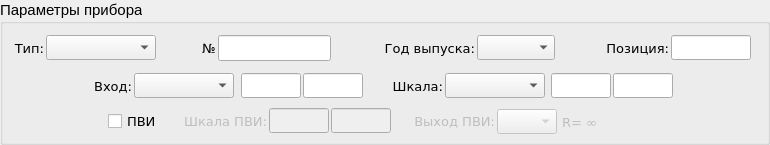
     <widget class="QGroupBox" name="groupBox_parametrs">
      <property name="geometry">
       <rect>
        <x>11</x>
        <y>81</y>
        <width>770</width>
        <height>145</height>
       </rect>
      </property>
      <property name="font">
       <font>
        <family>Segoe UI</family>
        <pointsize>11</pointsize>
        <weight>50</weight>
        <bold>false</bold>
       </font>
      </property>
      <property name="title">
       <string>Параметры прибора</string>
      </property>
      <widget class="QLabel" name="label_parametr_number">
       <property name="geometry">
        <rect>
         <x>200</x>
         <y>40</y>
         <width>16</width>
         <height>16</height>
        </rect>
       </property>
       <property name="font">
        <font>
         <family>DejaVu Sans</family>
         <pointsize>10</pointsize>
         <weight>50</weight>
         <bold>false</bold>
        </font>
       </property>
       <property name="text">
        <string>№</string>
       </property>
       <property name="alignment">
        <set>Qt::AlignRight|Qt::AlignTrailing|Qt::AlignVCenter</set>
       </property>
      </widget>
      <widget class="QLabel" name="label_in_signal">
       <property name="geometry">
        <rect>
         <x>82</x>
         <y>78</y>
         <width>50</width>
         <height>16</height>
        </rect>
       </property>
       <property name="font">
        <font>
         <family>DejaVu Sans</family>
         <pointsize>10</pointsize>
         <weight>50</weight>
         <bold>false</bold>
        </font>
       </property>
       <property name="text">
        <string>Вход:</string>
       </property>
       <property name="alignment">
        <set>Qt::AlignRight|Qt::AlignTrailing|Qt::AlignVCenter</set>
       </property>
       <property name="buddy">
        <cstring>comboBox_in_signal_type</cstring>
       </property>
      </widget>
      <widget class="QComboBox" name="comboBox_in_signal_type">
       <property name="geometry">
        <rect>
         <x>134</x>
         <y>73</y>
         <width>100</width>
         <height>25</height>
        </rect>
       </property>
       <property name="font">
        <font>
         <family>Segoe UI</family>
         <pointsize>11</pointsize>
         <weight>50</weight>
         <bold>false</bold>
        </font>
       </property>
       <property name="editable">
        <bool>false</bool>
       </property>
       <property name="insertPolicy">
        <enum>QComboBox::InsertAtBottom</enum>
       </property>
       <property name="sizeAdjustPolicy">
        <enum>QComboBox::AdjustToContentsOnFirstShow</enum>
       </property>
       <property name="duplicatesEnabled">
        <bool>false</bool>
       </property>
       <item>
        <property name="text">
         <string/>
        </property>
       </item>
       <item>
        <property name="text">
         <string>ТП-ХК</string>
        </property>
       </item>
       <item>
        <property name="text">
         <string>ТП-ХА</string>
        </property>
       </item>
       <item>
        <property name="text">
         <string>0-5 мА</string>
        </property>
       </item>
       <item>
        <property name="text">
         <string>0-20 мА</string>
        </property>
       </item>
       <item>
        <property name="text">
         <string>4-20 мА</string>
        </property>
       </item>
       <item>
        <property name="text">
         <string>ТСМ-50М</string>
        </property>
       </item>
       <item>
        <property name="text">
         <string>ТСМ-100М</string>
        </property>
       </item>
       <item>
        <property name="text">
         <string>ТСМ-50П</string>
        </property>
       </item>
       <item>
        <property name="text">
         <string>ТСМ-100П</string>
        </property>
       </item>
      </widget>
      <widget class="QLabel" name="label_out_signal">
       <property name="geometry">
        <rect>
         <x>393</x>
         <y>78</y>
         <width>50</width>
         <height>16</height>
        </rect>
       </property>
       <property name="font">
        <font>
         <family>DejaVu Sans</family>
         <pointsize>10</pointsize>
         <weight>50</weight>
         <bold>false</bold>
        </font>
       </property>
       <property name="text">
        <string>Шкала:</string>
       </property>
       <property name="alignment">
        <set>Qt::AlignRight|Qt::AlignTrailing|Qt::AlignVCenter</set>
       </property>
       <property name="buddy">
        <cstring>comboBox_out_signal_type</cstring>
       </property>
      </widget>
      <widget class="QComboBox" name="comboBox_parametr_year">
       <property name="geometry">
        <rect>
         <x>477</x>
         <y>35</y>
         <width>78</width>
         <height>25</height>
        </rect>
       </property>
       <property name="font">
        <font>
         <family>Segoe UI</family>
         <pointsize>11</pointsize>
         <weight>50</weight>
         <bold>false</bold>
        </font>
       </property>
       <property name="currentIndex">
        <number>0</number>
       </property>
       <item>
        <property name="text">
         <string/>
        </property>
       </item>
       <item>
        <property name="text">
         <string>2006</string>
        </property>
       </item>
       <item>
        <property name="text">
         <string>2007</string>
        </property>
       </item>
       <item>
        <property name="text">
         <string>2008</string>
        </property>
       </item>
       <item>
        <property name="text">
         <string>2009</string>
        </property>
       </item>
       <item>
        <property name="text">
         <string>2010</string>
        </property>
       </item>
       <item>
        <property name="text">
         <string>2011</string>
        </property>
       </item>
       <item>
        <property name="text">
         <string>2012</string>
        </property>
       </item>
       <item>
        <property name="text">
         <string>2013</string>
        </property>
       </item>
       <item>
        <property name="text">
         <string>2014</string>
        </property>
       </item>
       <item>
        <property name="text">
         <string>2015</string>
        </property>
       </item>
       <item>
        <property name="text">
         <string>2016</string>
        </property>
       </item>
       <item>
        <property name="text">
         <string>2017</string>
        </property>
       </item>
       <item>
        <property name="text">
         <string>2018</string>
        </property>
       </item>
       <item>
        <property name="text">
         <string>2019</string>
        </property>
       </item>
       <item>
        <property name="text">
         <string>2020</string>
        </property>
       </item>
       <item>
        <property name="text">
         <string>2021</string>
        </property>
       </item>
       <item>
        <property name="text">
         <string>2022</string>
        </property>
       </item>
      </widget>
      <widget class="QLabel" name="label_parametr_year">
       <property name="geometry">
        <rect>
         <x>384</x>
         <y>40</y>
         <width>91</width>
         <height>16</height>
        </rect>
       </property>
       <property name="font">
        <font>
         <family>DejaVu Sans</family>
         <pointsize>10</pointsize>
         <weight>50</weight>
         <bold>false</bold>
        </font>
       </property>
       <property name="text">
        <string>Год выпуска:</string>
       </property>
       <property name="alignment">
        <set>Qt::AlignRight|Qt::AlignTrailing|Qt::AlignVCenter</set>
       </property>
       <property name="buddy">
        <cstring>comboBox_parametr_year</cstring>
       </property>
      </widget>
      <widget class="QComboBox" name="comboBox_parametr_type">
       <property name="geometry">
        <rect>
         <x>46</x>
         <y>35</y>
         <width>110</width>
         <height>25</height>
        </rect>
       </property>
       <property name="maximumSize">
        <size>
         <width>110</width>
         <height>16777215</height>
        </size>
       </property>
       <property name="font">
        <font>
         <family>Segoe UI</family>
         <pointsize>11</pointsize>
         <weight>50</weight>
         <bold>false</bold>
         <stylestrategy>PreferAntialias</stylestrategy>
        </font>
       </property>
       <property name="acceptDrops">
        <bool>false</bool>
       </property>
       <property name="currentIndex">
        <number>0</number>
       </property>
       <item>
        <property name="text">
         <string/>
        </property>
       </item>
       <item>
        <property name="text">
         <string>ИРТ 5920Н</string>
        </property>
       </item>
       <item>
        <property name="text">
         <string>ИРТ 5940М</string>
        </property>
       </item>
      </widget>
      <widget class="QComboBox" name="comboBox_out_signal_type">
       <property name="geometry">
        <rect>
         <x>445</x>
         <y>73</y>
         <width>100</width>
         <height>25</height>
        </rect>
       </property>
       <property name="font">
        <font>
         <family>Segoe UI</family>
         <pointsize>11</pointsize>
         <weight>50</weight>
         <bold>false</bold>
        </font>
       </property>
       <property name="editable">
        <bool>false</bool>
       </property>
       <property name="sizeAdjustPolicy">
        <enum>QComboBox::AdjustToContentsOnFirstShow</enum>
       </property>
      </widget>
      <widget class="QLabel" name="label_parametr_type">
       <property name="geometry">
        <rect>
         <x>13</x>
         <y>40</y>
         <width>31</width>
         <height>16</height>
        </rect>
       </property>
       <property name="font">
        <font>
         <family>DejaVu Sans</family>
         <pointsize>10</pointsize>
         <weight>50</weight>
         <bold>false</bold>
        </font>
       </property>
       <property name="text">
        <string>Тип:</string>
       </property>
       <property name="alignment">
        <set>Qt::AlignRight|Qt::AlignTrailing|Qt::AlignVCenter</set>
       </property>
       <property name="buddy">
        <cstring>comboBox_parametr_type</cstring>
       </property>
      </widget>
      <widget class="QLabel" name="label_parametr_position">
       <property name="geometry">
        <rect>
         <x>599</x>
         <y>40</y>
         <width>70</width>
         <height>16</height>
        </rect>
       </property>
       <property name="font">
        <font>
         <family>DejaVu Sans</family>
         <pointsize>10</pointsize>
         <weight>50</weight>
         <bold>false</bold>
        </font>
       </property>
       <property name="text">
        <string>Позиция:</string>
       </property>
       <property name="alignment">
        <set>Qt::AlignRight|Qt::AlignTrailing|Qt::AlignVCenter</set>
       </property>
       <property name="buddy">
        <cstring>comboBox_parametr_year</cstring>
       </property>
      </widget>
      <widget class="QCheckBox" name="checkBox_pvi">
       <property name="enabled">
        <bool>true</bool>
       </property>
       <property name="geometry">
        <rect>
         <x>108</x>
         <y>109</y>
         <width>60</width>
         <height>25</height>
        </rect>
       </property>
       <property name="font">
        <font>
         <family>DejaVu Sans</family>
         <pointsize>10</pointsize>
         <weight>50</weight>
         <bold>false</bold>
        </font>
       </property>
       <property name="toolTip">
        <string>Наличие ПВИ</string>
       </property>
       <property name="text">
        <string>ПВИ</string>
       </property>
       <property name="iconSize">
        <size>
         <width>16</width>
         <height>16</height>
        </size>
       </property>
       <property name="checkable">
        <bool>true</bool>
       </property>
       <property name="checked">
        <bool>false</bool>
       </property>
      </widget>
      <widget class="QLineEdit" name="lineEdit_in_start_value">
       <property name="enabled">
        <bool>true</bool>
       </property>
       <property name="geometry">
        <rect>
         <x>241</x>
         <y>73</y>
         <width>60</width>
         <height>25</height>
        </rect>
       </property>
       <property name="font">
        <font>
         <family>Segoe UI</family>
         <pointsize>11</pointsize>
         <weight>50</weight>
         <bold>false</bold>
        </font>
       </property>
       <property name="inputMethodHints">
        <set>Qt::ImhNone</set>
       </property>
       <property name="text">
        <string/>
       </property>
       <property name="maxLength">
        <number>6</number>
       </property>
       <property name="readOnly">
        <bool>false</bool>
       </property>
      </widget>
      <widget class="QLineEdit" name="lineEdit_in_end_value">
       <property name="enabled">
        <bool>true</bool>
       </property>
       <property name="geometry">
        <rect>
         <x>303</x>
         <y>73</y>
         <width>60</width>
         <height>25</height>
        </rect>
       </property>
       <property name="font">
        <font>
         <family>Segoe UI</family>
         <pointsize>11</pointsize>
         <weight>50</weight>
         <bold>false</bold>
        </font>
       </property>
       <property name="inputMethodHints">
        <set>Qt::ImhNone</set>
       </property>
       <property name="text">
        <string/>
       </property>
       <property name="maxLength">
        <number>6</number>
       </property>
       <property name="readOnly">
        <bool>false</bool>
       </property>
      </widget>
      <widget class="QLineEdit" name="lineEdit_out_start_value">
       <property name="enabled">
        <bool>true</bool>
       </property>
       <property name="geometry">
        <rect>
         <x>551</x>
         <y>73</y>
         <width>60</width>
         <height>25</height>
        </rect>
       </property>
       <property name="font">
        <font>
         <family>Segoe UI</family>
         <pointsize>11</pointsize>
         <weight>50</weight>
         <bold>false</bold>
        </font>
       </property>
       <property name="toolTip">
        <string>&lt;html&gt;&lt;head/&gt;&lt;body&gt;&lt;p&gt;Начало шкалы как в приборе - с количеством знаков после запятой.&lt;/p&gt;&lt;p&gt;Например, если 2 знака после запятой, то ввести 0,00.&lt;/p&gt;&lt;/body&gt;&lt;/html&gt;</string>
       </property>
       <property name="inputMethodHints">
        <set>Qt::ImhNone</set>
       </property>
       <property name="text">
        <string/>
       </property>
       <property name="maxLength">
        <number>6</number>
       </property>
       <property name="readOnly">
        <bool>false</bool>
       </property>
      </widget>
      <widget class="QLineEdit" name="lineEdit_out_end_value">
       <property name="enabled">
        <bool>true</bool>
       </property>
       <property name="geometry">
        <rect>
         <x>613</x>
         <y>73</y>
         <width>60</width>
         <height>25</height>
        </rect>
       </property>
       <property name="font">
        <font>
         <family>Segoe UI</family>
         <pointsize>11</pointsize>
         <weight>50</weight>
         <bold>false</bold>
        </font>
       </property>
       <property name="toolTip">
        <string>&lt;html&gt;&lt;head/&gt;&lt;body&gt;&lt;p&gt;Конец шкалы как в приборе - с количеством знаков после запятой.&lt;/p&gt;&lt;p&gt;Например, если 3 знака после запятой, то ввести 600,000.&lt;/p&gt;&lt;/body&gt;&lt;/html&gt;</string>
       </property>
       <property name="inputMethodHints">
        <set>Qt::ImhNone</set>
       </property>
       <property name="text">
        <string/>
       </property>
       <property name="maxLength">
        <number>6</number>
       </property>
       <property name="readOnly">
        <bool>false</bool>
       </property>
      </widget>
      <widget class="QLineEdit" name="lineEdit_pvi_scale_start">
       <property name="enabled">
        <bool>false</bool>
       </property>
       <property name="geometry">
        <rect>
         <x>269</x>
         <y>108</y>
         <width>60</width>
         <height>25</height>
        </rect>
       </property>
       <property name="font">
        <font>
         <family>Segoe UI</family>
         <pointsize>11</pointsize>
         <weight>50</weight>
         <bold>false</bold>
        </font>
       </property>
       <property name="inputMethodHints">
        <set>Qt::ImhNone</set>
       </property>
       <property name="maxLength">
        <number>6</number>
       </property>
       <property name="readOnly">
        <bool>false</bool>
       </property>
      </widget>
      <widget class="QLineEdit" name="lineEdit_pvi_scale_end">
       <property name="enabled">
        <bool>false</bool>
       </property>
       <property name="geometry">
        <rect>
         <x>331</x>
         <y>108</y>
         <width>60</width>
         <height>25</height>
        </rect>
       </property>
       <property name="font">
        <font>
         <family>Segoe UI</family>
         <pointsize>11</pointsize>
         <weight>50</weight>
         <bold>false</bold>
        </font>
       </property>
       <property name="inputMethodHints">
        <set>Qt::ImhNone</set>
       </property>
       <property name="maxLength">
        <number>6</number>
       </property>
       <property name="readOnly">
        <bool>false</bool>
       </property>
      </widget>
      <widget class="QLabel" name="label_pvi_scale">
       <property name="enabled">
        <bool>false</bool>
       </property>
       <property name="geometry">
        <rect>
         <x>182</x>
         <y>113</y>
         <width>85</width>
         <height>16</height>
        </rect>
       </property>
       <property name="font">
        <font>
         <family>DejaVu Sans</family>
         <pointsize>10</pointsize>
         <weight>50</weight>
         <bold>false</bold>
        </font>
       </property>
       <property name="text">
        <string>Шкала ПВИ:</string>
       </property>
       <property name="alignment">
        <set>Qt::AlignRight|Qt::AlignTrailing|Qt::AlignVCenter</set>
       </property>
      </widget>
      <widget class="QLabel" name="label_pvi_out">
       <property name="enabled">
        <bool>false</bool>
       </property>
       <property name="geometry">
        <rect>
         <x>410</x>
         <y>113</y>
         <width>85</width>
         <height>16</height>
        </rect>
       </property>
       <property name="font">
        <font>
         <family>DejaVu Sans</family>
         <pointsize>10</pointsize>
         <weight>50</weight>
         <bold>false</bold>
        </font>
       </property>
       <property name="text">
        <string>Выход ПВИ:</string>
       </property>
       <property name="alignment">
        <set>Qt::AlignRight|Qt::AlignTrailing|Qt::AlignVCenter</set>
       </property>
       <property name="buddy">
        <cstring>comboBox_pvi_out</cstring>
       </property>
      </widget>
      <widget class="QComboBox" name="comboBox_pvi_out">
       <property name="enabled">
        <bool>false</bool>
       </property>
       <property name="geometry">
        <rect>
         <x>497</x>
         <y>109</y>
         <width>60</width>
         <height>25</height>
        </rect>
       </property>
       <property name="font">
        <font>
         <family>Segoe UI</family>
         <pointsize>11</pointsize>
         <weight>50</weight>
         <bold>false</bold>
        </font>
       </property>
       <property name="editable">
        <bool>false</bool>
       </property>
       <property name="insertPolicy">
        <enum>QComboBox::InsertAtBottom</enum>
       </property>
       <property name="sizeAdjustPolicy">
        <enum>QComboBox::AdjustToContentsOnFirstShow</enum>
       </property>
       <property name="duplicatesEnabled">
        <bool>false</bool>
       </property>
       <item>
        <property name="text">
         <string/>
        </property>
       </item>
       <item>
        <property name="text">
         <string>0-5</string>
        </property>
       </item>
       <item>
        <property name="text">
         <string>0-20</string>
        </property>
       </item>
       <item>
        <property name="text">
         <string>4-20</string>
        </property>
       </item>
      </widget>
      <widget class="QLabel" name="label_pvi_out_r">
       <property name="enabled">
        <bool>false</bool>
       </property>
       <property name="geometry">
        <rect>
         <x>562</x>
         <y>114</y>
         <width>110</width>
         <height>16</height>
        </rect>
       </property>
       <property name="font">
        <font>
         <family>DejaVu Sans</family>
         <pointsize>10</pointsize>
         <weight>50</weight>
         <bold>false</bold>
        </font>
       </property>
       <property name="text">
        <string>R= ∞</string>
       </property>
       <property name="alignment">
        <set>Qt::AlignLeading|Qt::AlignLeft|Qt::AlignVCenter</set>
       </property>
      </widget>
      <widget class="QLineEdit" name="lineEdit_parametr_number">
       <property name="geometry">
        <rect>
         <x>218</x>
         <y>35</y>
         <width>113</width>
         <height>26</height>
        </rect>
       </property>
       <property name="font">
        <font>
         <family>Segoe UI</family>
         <pointsize>11</pointsize>
         <weight>50</weight>
         <bold>false</bold>
        </font>
       </property>
       <property name="maxLength">
        <number>12</number>
       </property>
      </widget>
      <widget class="QLineEdit" name="lineEdit_parametr_position">
       <property name="geometry">
        <rect>
         <x>671</x>
         <y>35</y>
         <width>80</width>
         <height>25</height>
        </rect>
       </property>
       <property name="font">
        <font>
         <family>Segoe UI</family>
         <pointsize>11</pointsize>
         <weight>50</weight>
         <bold>false</bold>
        </font>
       </property>
      </widget>
     </widget>
